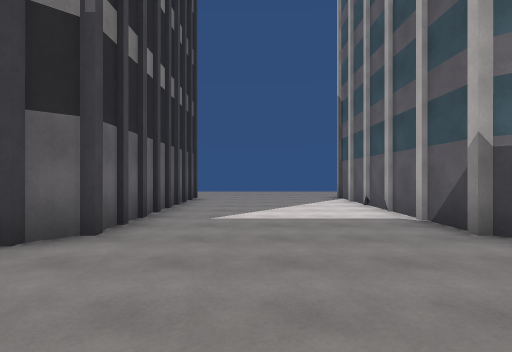
view 1 (above)

22 first-person views from a walk through a 3-D level made in the Unity game engine. The camera is 1.5 m above the floor, looks level and sees 80° across. The floor is counted in squares, 2 m on a side. Each view is taken from the middle of a square. On the plan, view 1 faces up. The plan holds only what a view shows up to about 10 squares ahead; the rest is blank. The place goes on beyond the plan. The player is left out. Some surface patterns are stand-ins.

view 2
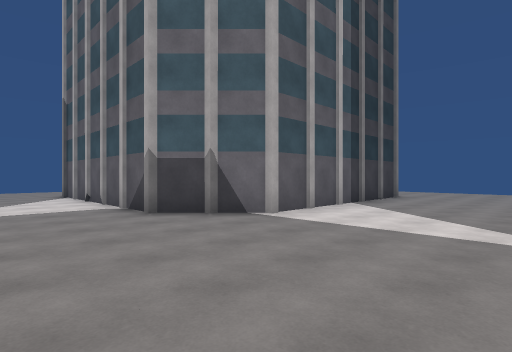

view 3
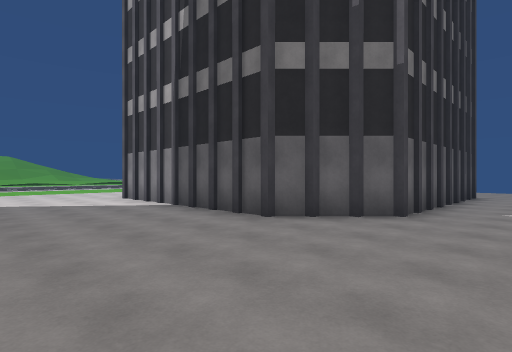

view 4
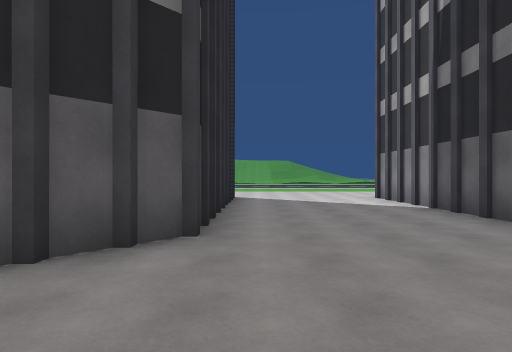

view 5
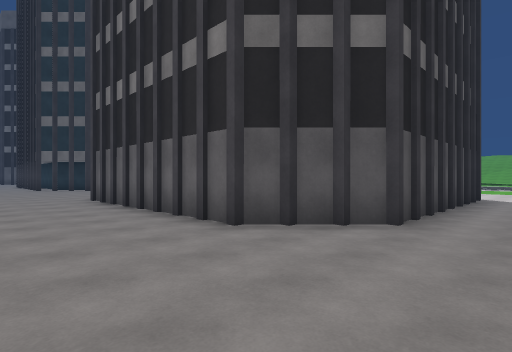

view 6
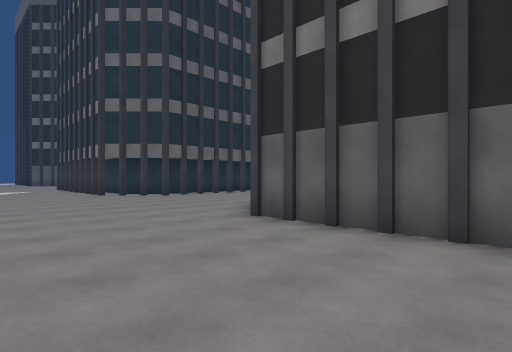

view 7
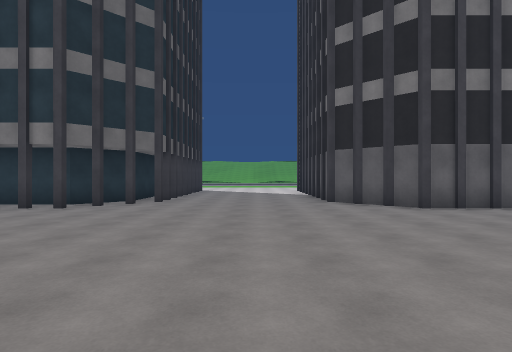

view 8
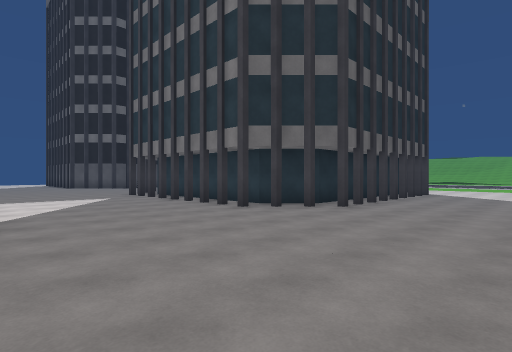

view 9
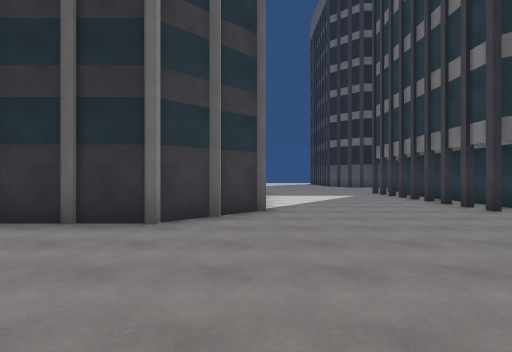

view 10
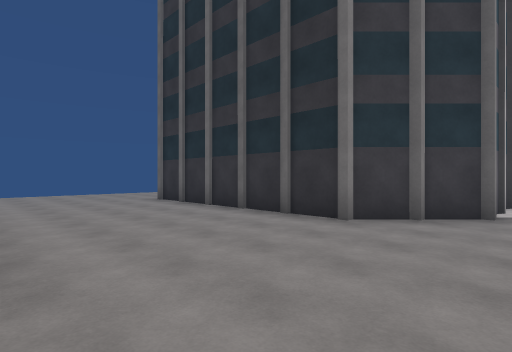

view 11
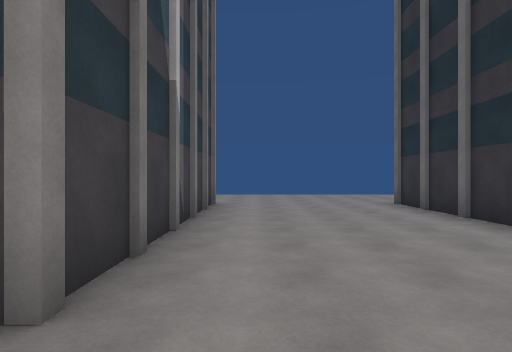

view 12
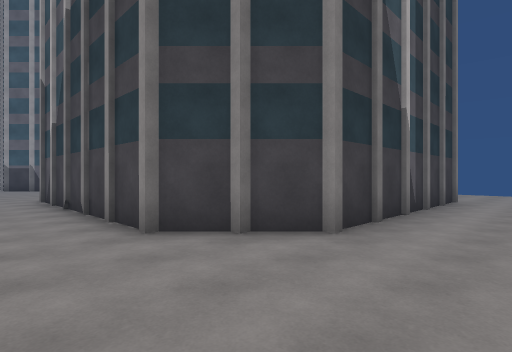

view 13
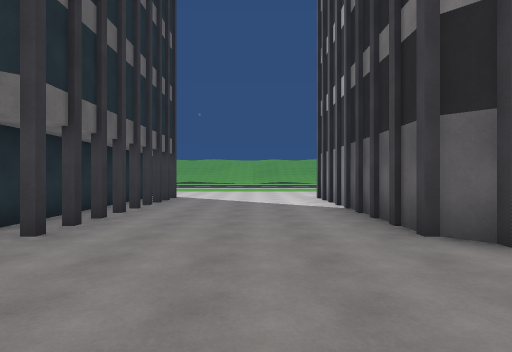

view 14
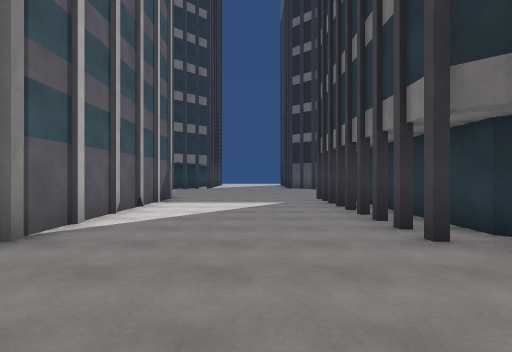

view 15
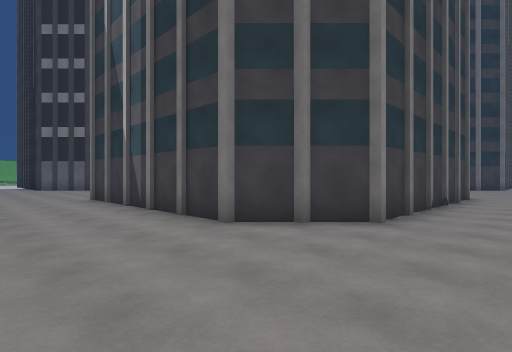

view 16
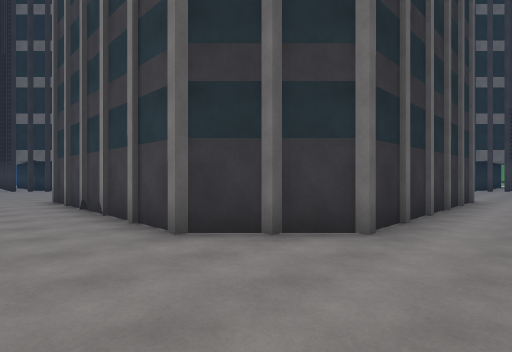

view 17
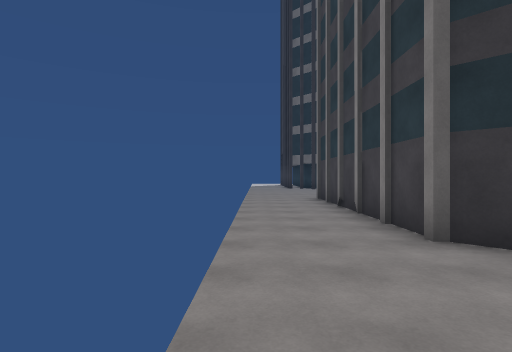

view 18
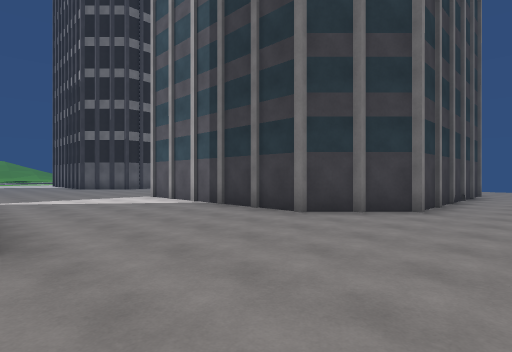

view 19
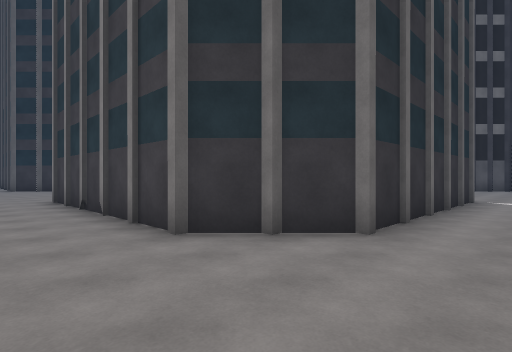

view 20
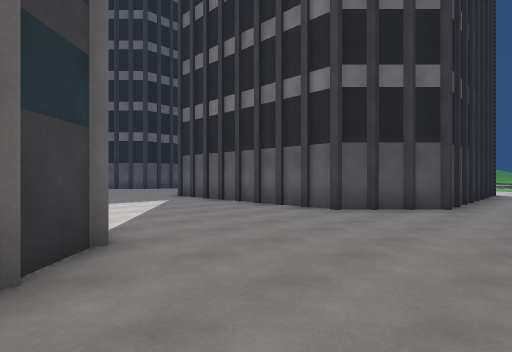

view 21
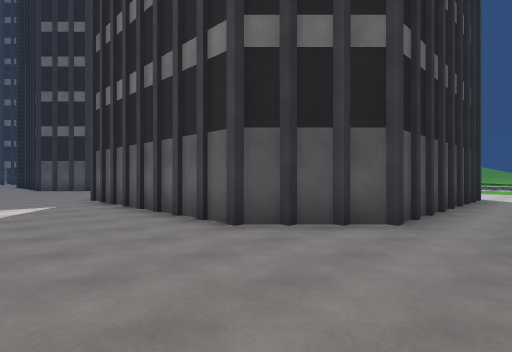

view 22
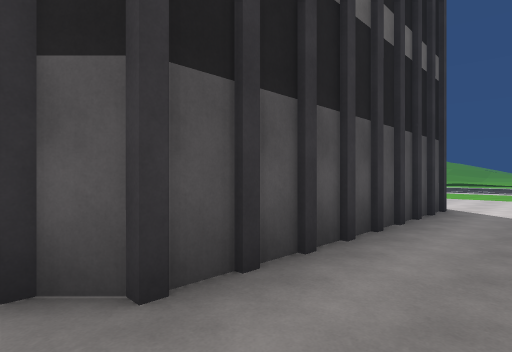

### Floor plan
Key: @ floor where view 1 was taken; # wall or solid block; . floor.
Columns run from 10 left of view 1 to 15 right of it. Each row starts with its distance up from view 1.
 14   .............
 13 ...............
 12 #######........
 11       ##......#
 10        ##....##
  9         #....#         #.
  8         #....#         #.
  7         #....#         #.
  6         #....#         #.
  5         #....#         #.
  4        ##....##       ##.
  3       ##......##     ##..
  2 #######........#######....
  1 ..........................
  0 ..........@...............
 -1 ..........................
 -2 ..........................
 -3 #######........#######....
 -4       ##......       ##...
 -5        ##....#        ##..
 -6         #....#         #..
 -7         #....#         #.
 -8         #....#         #.
 -9         #....#         #.
-10         #....#         #.
-11        ##....##       ##..
-12       ##......##     ##...
-13 #######........#######....
-14 ..........................
-15 ..........................
-16 ..........................
-17 ..........................
-18 ########.......#######....
-19       ##......##     ##...
-20        ##....##       ##..
-21        ##....#         #..
-22         #....#         #..
-23         #....#         #..
-24         #....#         #..
-25         #....#         #..
-26         #....#         #..

Positions as (right, up) in squares from view 1, and headings:
1: (0, 0), facing up
2: (0, -2), facing up-right
3: (0, -2), facing up-left
4: (0, -2), facing left
5: (1, -1), facing down-left
6: (2, -7), facing down-left
7: (5, -15), facing left
8: (3, -14), facing down-left
9: (3, -13), facing down
10: (2, -13), facing down-right
11: (3, -14), facing right
12: (1, -15), facing up-right
13: (0, -15), facing left
14: (0, -16), facing down
15: (15, -16), facing up-left
16: (15, -16), facing down-left
17: (15, -16), facing down
18: (15, -3), facing up-left
19: (15, -1), facing down-left
20: (4, 14), facing down-left
21: (1, 14), facing down-left
22: (-3, 14), facing down-left
